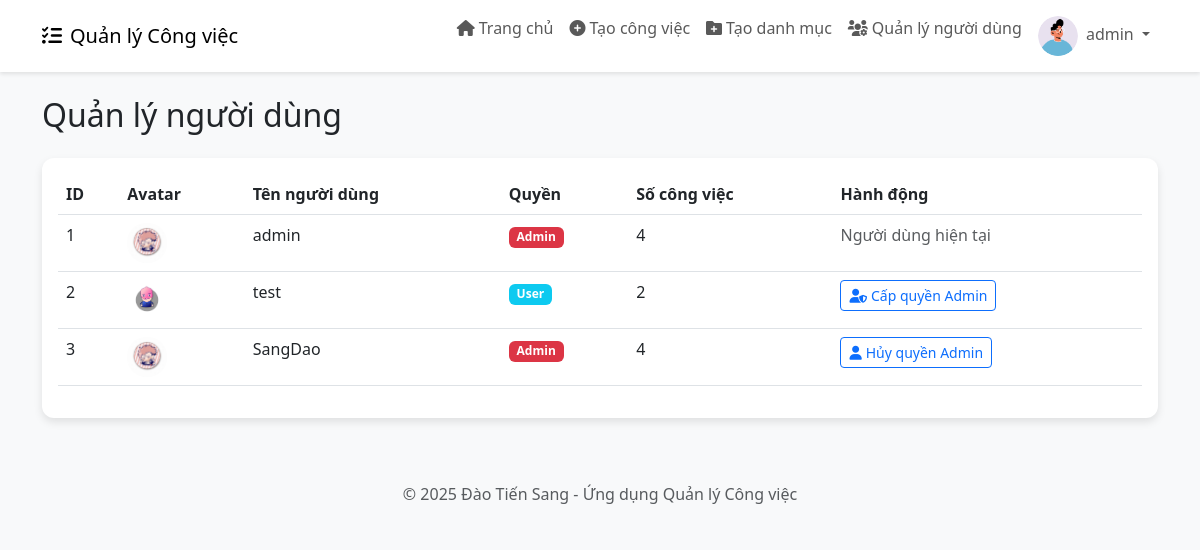
Before: /admin/users (signed in) with the older database file.
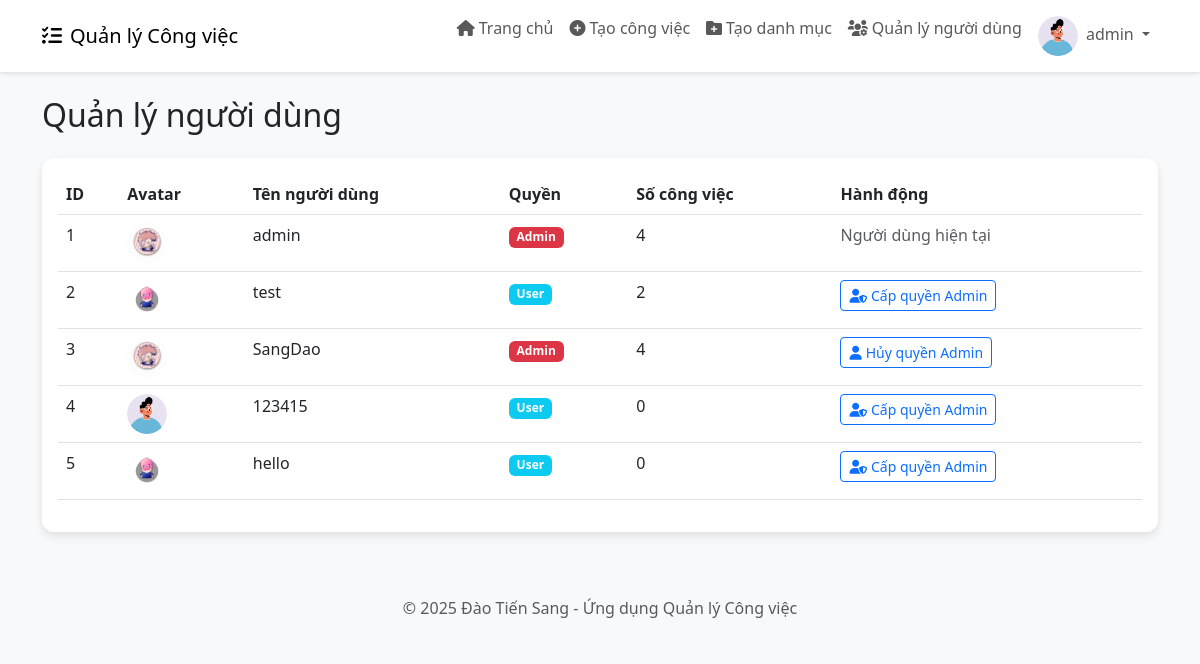
After: the same page with the newer database file.
### app.py (models this page shows)
class User(db.Model):
    id = db.Column(db.Integer, primary_key=True)
    username = db.Column(db.String(80), unique=True, nullable=False)
    password = db.Column(db.String(200), nullable=False)
    avatar = db.Column(db.String(200), nullable=True, default='default-avatar.png')
    is_admin = db.Column(db.Boolean, default=False)
    tasks = db.relationship('Task', backref='user', lazy=True)

### app.py (the view)
@app.route('/admin/users')
def admin_users():
    if 'user_id' not in session or not session.get('is_admin'):
        return redirect(url_for('login'))
    users = User.query.all()
    return render_template('admin_users.html', users=users)

### templates/admin_users.html
{% extends 'base.html' %}
{% block content %}
<h2 class="mb-4">Quản lý người dùng</h2>
<div class="card">
    <div class="card-body">
        <div class="table-responsive">
            <table class="table table-hover">
                <thead>
                    <tr>
                        <th>ID</th>
                        <th>Avatar</th>
                        <th>Tên người dùng</th>
                        <th>Quyền</th>
                        <th>Số công việc</th>
                        <th>Hành động</th>
                    </tr>
                </thead>
                <tbody>
                    {% for user in users %}
                    <tr>
                        <td>{{ user.id }}</td>
                        <td>
                            <img src="{{ url_for('static', filename='uploads/' + user.avatar) }}" alt="Avatar" class="avatar-circle">
                        </td>
                        <td>{{ user.username }}</td>
                        <td>
                            {% if user.is_admin %}
                            <span class="badge bg-danger">Admin</span>
                            {% else %}
                            <span class="badge bg-info">User</span>
                            {% endif %}
                        </td>
                        <td>{{ user.tasks|length }}</td>
                        <td>
                            {% if user.id != session['user_id'] %}
                            <a href="{{ url_for('toggle_admin', user_id=user.id) }}" class="btn btn-sm btn-outline-primary">
                                {% if user.is_admin %}
                                <i class="fas fa-user me-1"></i>Hủy quyền Admin
                                {% else %}
                                <i class="fas fa-user-shield me-1"></i>Cấp quyền Admin
                                {% endif %}
                            </a>
                            {% else %}
                            <span class="text-muted">Người dùng hiện tại</span>
                            {% endif %}
                        </td>
                    </tr>
                    {% endfor %}
                </tbody>
            </table>
        </div>
    </div>
</div>
{% endblock %}

### templates/base.html (shortened to what this page needs)
<!DOCTYPE html>
<html lang="vi">
<head>
    <link href="https://cdn.jsdelivr.net/npm/bootstrap@5.3.0-alpha1/dist/css/bootstrap.min.css" rel="stylesheet">
    <link rel="stylesheet" href="https://cdnjs.cloudflare.com/ajax/libs/font-awesome/6.0.0/css/all.min.css">
</head>
<body>
    {% if 'user_id' in session %}
    <nav class="navbar navbar-expand-lg navbar-light bg-white mb-4">
        <div class="container">
            <a class="navbar-brand" href="{{ url_for('dashboard') }}">
                <i class="fas fa-tasks me-2"></i>Quản lý Công việc
            </a>
            <div class="collapse navbar-collapse" id="navbarNav">
                <ul class="navbar-nav ms-auto">
                    <li class="nav-item">
                        <a class="nav-link" href="{{ url_for('dashboard') }}">
                            <i class="fas fa-home me-1"></i>Trang chủ
                        </a>
                    </li>
                    <li class="nav-item">
                        <a class="nav-link" href="{{ url_for('new_task') }}">
                            <i class="fas fa-plus-circle me-1"></i>Tạo công việc
                        </a>
                    </li>
                    {% if session.get('is_admin') %}
                    <li class="nav-item">
                        <a class="nav-link" href="{{ url_for('new_category') }}">
                            <i class="fas fa-folder-plus me-1"></i>Tạo danh mục
                        </a>
                    </li>
                    <li class="nav-item">
                        <a class="nav-link" href="{{ url_for('admin_users') }}">
                            <i class="fas fa-users-cog me-1"></i>Quản lý người dùng
                        </a>
                    </li>
                    {% endif %}
                    <li class="nav-item dropdown">
                        <a class="nav-link dropdown-toggle" href="#" id="navbarDropdown" role="button" data-bs-toggle="dropdown" aria-expanded="false">
                            <img src="{{ url_for('static', filename='uploads/' + session.get('avatar', 'default-avatar.png')) }}" alt="Avatar" class="avatar-circle me-1">
                            {{ session.get('username') }}
                        </a>
                    </li>
                </ul>
            </div>
        </div>
    </nav>
    {% endif %}
    <div class="container mt-4">
        {% block content %}{% endblock %}
    </div>
    <footer class="bg-light py-3 mt-5">
        <div class="container text-center">
            <p class="text-muted mb-0">© 2025 Đào Tiến Sang - Ứng dụng Quản lý Công việc</p>
        </div>
    </footer>
</body>
</html>

### templates/base.html (style rules this page uses)
body { background-color: #f8f9fa; font-family: 'Segoe UI', Tahoma, Geneva, Verdana, sans-serif; }
.navbar { box-shadow: 0 2px 4px rgba(0, 0, 0, 0.1); }
.card { border: none; border-radius: 12px; box-shadow: 0 4px 8px rgba(0, 0, 0, 0.1); transition: transform 0.3s ease, box-shadow 0.3s ease; margin-bottom: 20px; }
.avatar-circle { width: 40px; height: 40px; border-radius: 50%; object-fit: cover; }

Changed rows visible on the page:
added User: id "4", avatar (placeholder picture), username "123415", is_admin "User", tasks|length "0"
added User: id "5", avatar (picture), username "hello", is_admin "User", tasks|length "0"
